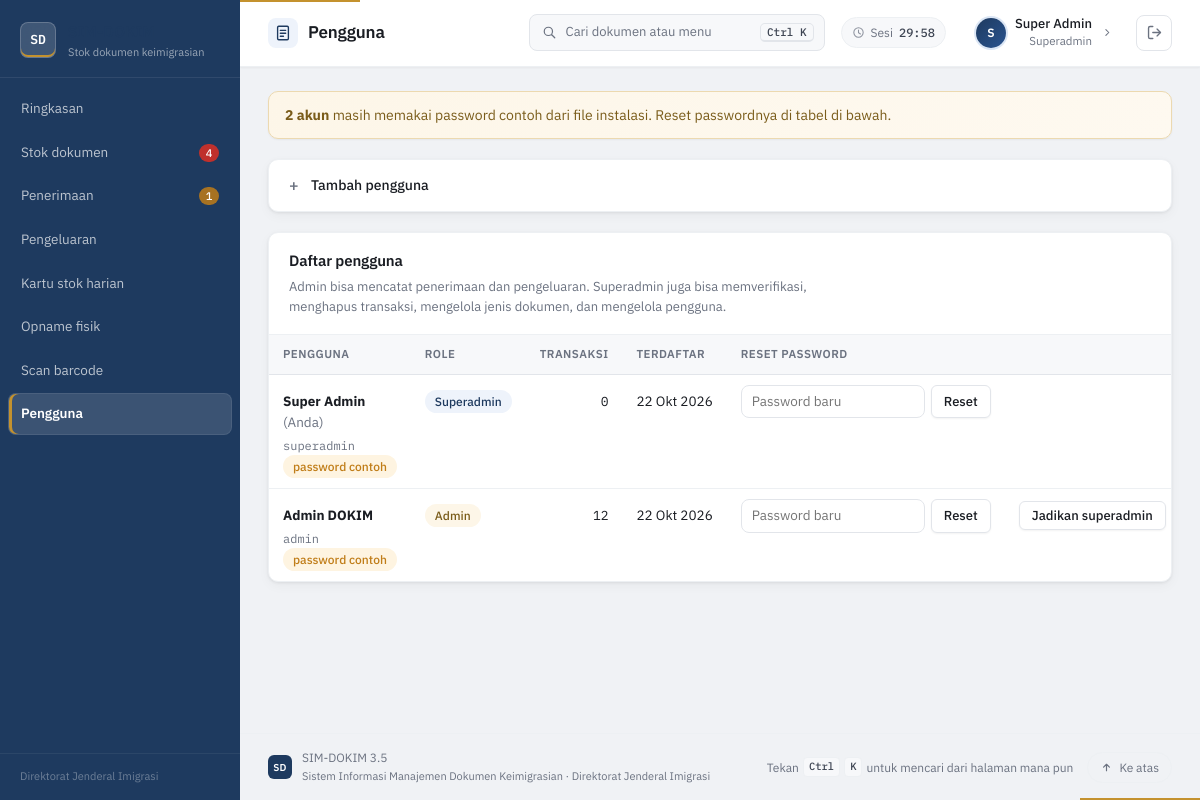
/pengaturan.php (signed in), run on the app's committed database.
### tables this page shows
CREATE TABLE users(id INT AUTO_INCREMENT PRIMARY KEY, nama VARCHAR(80) NOT NULL, username VARCHAR(40) UNIQUE NOT NULL, password VARCHAR(255) NOT NULL, role ENUM('admin','superadmin') NOT NULL DEFAULT 'admin', created_at TIMESTAMP DEFAULT CURRENT_TIMESTAMP);

### config.php (called while the page is built, shortened)
<?php
if (!function_exists('e'))   { function e($s)   { return htmlspecialchars((string)$s, ENT_QUOTES, 'UTF-8'); } }
if (!function_exists('num')) { function num($n) { return number_format((float)$n, 0, ',', '.'); } }
if (!function_exists('tgl')) {
function tgl($d) {
  $t = strtotime((string)$d); if (!$t) return '-';
  return date('j', $t) . ' ' . substr(NAMA_BULAN[date('n', $t) - 1], 0, 3) . ' ' . date('Y', $t);
}
}

### pengaturan.php (the view, shortened to what this page needs)
<?php require 'config.php'; super_required(); $title = 'Pengguna';
$me = (int)$_SESSION['u']['id'];
$users = $pdo->query("SELECT u.*, (SELECT COUNT(*) FROM penerimaan WHERE user_id=u.id) + (SELECT COUNT(*) FROM pengeluaran WHERE user_id=u.id) trx
  FROM users u ORDER BY u.role DESC, u.nama")->fetchAll();
$bawaan = 0;
foreach ($users as &$u) {
  $u['bawaan'] = password_verify('Super123!', $u['password']) || password_verify('Admin123!', $u['password']);
  if ($u['bawaan']) $bawaan++;
} unset($u);
include 'partials/header.php'; ?>
<?php if ($bawaan): ?>
<div class="notice"><span><b><?= $bawaan ?> akun</b> masih memakai password contoh dari file instalasi. Reset passwordnya di tabel di bawah.</span></div>
<?php endif; ?>
<details class="drawer"<?= count($users) < 2 ? ' open' : '' ?>>
  <summary>Tambah pengguna</summary>
</details>
<section class="panel">
  <div class="panel-h"><div><h2>Daftar pengguna</h2>
    <p>Admin bisa mencatat penerimaan dan pengeluaran. Superadmin juga bisa memverifikasi, menghapus transaksi, mengelola jenis dokumen, dan mengelola pengguna.</p></div></div>
  <div class="tbl-wrap"><table>
    <thead><tr><th>Pengguna</th><th>Role</th><th class="num">Transaksi</th><th>Terdaftar</th><th>Reset password</th><th></th></tr></thead>
    <tbody>
    <?php foreach ($users as $u): $self = (int)$u['id'] === $me; ?>
      <tr>
        <td><b><?= e($u['nama']) ?></b><?= $self ? ' <span class="muted">(Anda)</span>' : '' ?><div class="sub mono"><?= e($u['username']) ?></div>
          <?php if ($u['bawaan']): ?><span class="tag warn">password contoh</span><?php endif; ?></td>
        <td><span class="tag<?= $u['role'] === 'admin' ? ' out' : '' ?>"><?= $u['role'] === 'superadmin' ? 'Superadmin' : 'Admin' ?></span></td>
        <td class="num"><?= num($u['trx']) ?></td>
        <td class="nowrap"><?= tgl($u['created_at']) ?></td>
        <td><form method="post" class="pw-form"><?= csrf_field() ?><input type="hidden" name="act" value="pass"><input type="hidden" name="id" value="<?= $u['id'] ?>">
          <input type="password" name="password" minlength="8" maxlength="200" placeholder="Password baru" autocomplete="new-password" required aria-label="Password baru untuk <?= e($u['username']) ?>"><button class="btn sm ghost">Reset</button></form></td>
        <td><div class="row-act">
          <?php if (!$self): ?>
            <form method="post" class="inline" data-confirm="Ubah <?= e($u['nama']) ?> menjadi <?= $u['role'] === 'superadmin' ? 'Admin' : 'Superadmin' ?>?"><button class="btn sm ghost">Jadikan <?= $u['role'] === 'superadmin' ? 'admin' : 'superadmin' ?></button></form>
          <?php endif; ?>
        </div></td>
      </tr>
    <?php endforeach; ?>
    </tbody>
  </table></div>
</section>
<?php include 'partials/footer.php'; ?>

### data on the page
users: nama "Super Admin", shows "(Anda)", username "superadmin", role "Superadmin", trx "0", created_at "22 Okt 2026"
users: nama "Admin DOKIM", username "admin", role "Admin", trx "12", created_at "22 Okt 2026"

### other printed values
$l "Ringkasan"
$l "Stok dokumen"
$c[0] "4"
$l "Penerimaan"
$c[0] "1"
$l "Pengeluaran"
$l "Kartu stok harian"
$l "Opname fisik"
$l "Scan barcode"
$l "Pengguna"
$title "Pengguna"
mb_substr($_SESSION['u']['nama'], 0, 1) "S"
$_SESSION['u']['nama'] "Super Admin"
$bawaan "2"
APP_VER "3.5"
